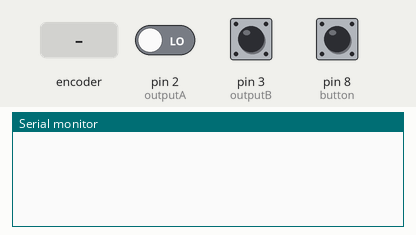
Recording of a sketch running on a simulated Arduino Uno, built with avr-gcc and run on an emulated ATmega328P. Shown: the last lines printed to the serial monitor. The inputs (shaded band) are chosen by the test bench; at power-on: pin 8 (button) HIGH, pin 2 (outputA) LOW, pin 3 (outputB) HIGH.

Above: at 1.2 s.
1.3 s: rotary encoder on pin 2 (outputA) / pin 3 (outputB) turned 1 step (first pin leading)
At 2.6 s:
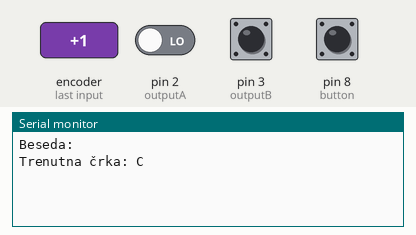
3.0 s: pin 8 (button) pulled LOW for 0.15 s
At 3.6 s:
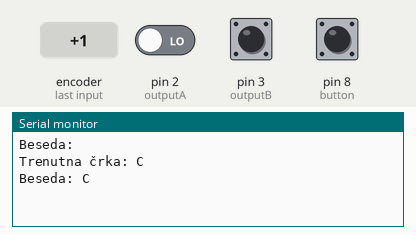
4.6 s: pin 8 (button) pulled LOW for 1 s
At 6.1 s:
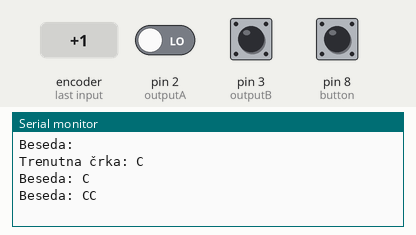
7.1 s: rotary encoder on pin 2 (outputA) / pin 3 (outputB) turned 1 step (first pin leading)
At 8.4 s:
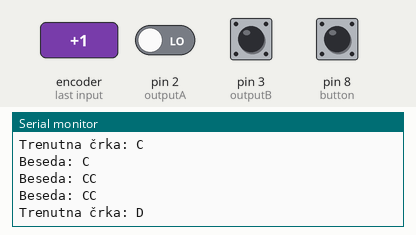
8.8 s: pin 8 (button) pulled LOW for 0.15 s
At 9.2 s:
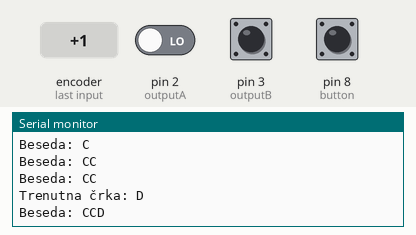
10.4 s: rotary encoder on pin 2 (outputA) / pin 3 (outputB) turned 1 step (first pin leading)
At 10.9 s:
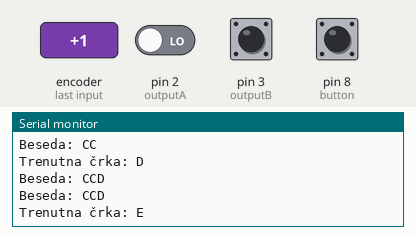

Measured:
- after the input at 1.3 s, the serial monitor: prints a new line after 0.05 s (image 1)
- after the input at 3.0 s, the serial monitor: prints a new line after 0.05 s (image 2)
- after the input at 4.6 s, the serial monitor: prints a new line after 0.05 s (image 3)
- after the input at 7.1 s, the serial monitor: prints a new line after 0.06 s (image 4)
- after the input at 8.8 s, the serial monitor: prints a new line after 0.05 s (image 5)
- after the input at 10.4 s, the serial monitor: prints a new line after 0.06 s (image 6)

The sketch:

prog5_lv.ino
```cpp
#define outputLed 13
#define outputA 2  //DT
#define outputB 3 //CLK
#define button 8  //SW
#define led 11

int counter = 0;
int currentStateA = 0;
int lastStateA;
int btn = 0;
int btnb;
int i = 0;
String currentDir = "";
char TEKST[100] = "";
char *ptext = TEKST;
unsigned long lastDebounceTime = 0;
unsigned long debounceDelay = 50;

void setup() {

  // Set encoder pins as inputs
  pinMode(outputA, INPUT);
  pinMode(outputB, INPUT);
  pinMode(button, INPUT_PULLUP);

  // Setup Serial Monitor
  Serial.begin(9600);
  counter = 66;
}

void loop() {

  currentStateA = digitalRead(outputA);
  if (currentStateA != lastStateA && currentStateA == 1) {
    Serial.print("Beseda: ");
    Serial.println(TEKST);
    if (digitalRead(outputB) != currentStateA) {
      counter++;
      currentDir = "Desno";
    } else if (digitalRead(outputB) == currentStateA) {
      counter--;
      currentDir = "Levo";
    }
    if(counter == 0){
      Serial.println("Smer: Sredina");
      }

    if(counter < 65){
      counter = 90;
    }
    else if(counter > 90){counter = 65;}
    Serial.print("Trenutna črka: ");
    Serial.write(counter);
    Serial.println();
  }

  int reading = digitalRead(button);

  if (reading != btnb) {
    lastDebounceTime = millis();
  }

  if ((millis() - lastDebounceTime) > debounceDelay) {
    if (reading != btn) {
      btn = reading;

      if (btn == LOW) {
        *ptext = (char)counter;
        ptext++;
        Serial.print("Beseda: ");
        Serial.println(TEKST);
        digitalWrite(outputLed, currentStateA);
        //delay(500); //in case you want to see the led blink and have the slow typing effect
        digitalWrite(outputLed, LOW);
      }
    }
  }

  btnb = reading;
  lastStateA = currentStateA;
  delay(1);
}
```

prog1_lv.c
```cpp
#include <stdio.h>
#include <stdlib.h>

int main(void)
{
    int start_day;
    int days;
    printf("Vnesi število dni v mesecu: ");
    scanf("%d", &days);
    printf("Vnesi prvi dan v mesecu (1 - pon, 2 - tor ... 7 - ned): ");
    scanf("%d", &start_day);

    int day = 1;
    int i;
    printf(" P  T  S  Č  P  S  N\n");
    /*for (i = 1; i < start_day; i++) //če ne uporabiš while
    {
        printf("   ");
    }
    for (i = start_day; i <= 7; i++)
    {
        printf("%2d ", day);
        day++;
    }
    printf("\n");
    for (i = 1; i <= 7; i++)
    {
        printf("%2d ", day);
        day++;
    }
    printf("\n");
    for (i = 1; i <= 7; i++)
    {
        printf("%2d ", day);
        day++;
    }
    printf("\n");
    for (i = 1; i <= 7; i++)
    {
        printf("%2d ", day);
        day++;
    }
    printf("\n");
    for (i = 1; i <= 7; i++)
    {
        if (day <= days)
        {
            printf("%2d ", day);
            day++;
        }
        else
        {
            printf("   ");
        }
    }*/

    while (day <= days)
    {
        for (i = 1; i < start_day; i++)
        {
            printf("   ");
        }
        for (i = start_day; i <= 7; i++)
        {
            if (days < 7)
            {
                printf("%2d ", day);
                day++;
            }
            else if (day <= days)
            {
                printf("%2d ", day);
                day++;
            }
            else
            {
                printf("   ");
            }
        }
        printf("\n");
        start_day = 1;
    }

    return 0;
}
```

prog2_lv.c
```cpp
#include <stdio.h>
#include <math.h>
#include <stdlib.h>

float koren(float d)
{
    float koren_zacetni = 1; // Začetni približek korena števila d
    float koren_nov;

    do
    {
        koren_nov = koren_zacetni - (koren_zacetni * koren_zacetni - d) / (2 * koren_zacetni);
        koren_zacetni = koren_nov;
    }
    while (fabs(koren_zacetni * koren_zacetni - d) > 0.0001);

    return koren_zacetni;
}

int main(void)
{
    /*prvi sklop naloge
    float d = 2.0;              // Vhodno število
    float koren_zacetni = 35.0; // Začetni približek korena števila d
    float koren_nov;

    while (koren_zacetni * koren_zacetni - d > 0.0001)
    {
        koren_nov = koren_zacetni - (koren_zacetni * koren_zacetni - d) / (2 * koren_zacetni);
        koren_zacetni = koren_nov;
    }
    printf("Kvadratni koren stevila 2 je %f\n", koren_zacetni);*/

    printf("Vnesi stevilo: ");
    float d;
    scanf("%f", &d);
    printf("Kvadratni koren stevila %f je %f\n", d, koren(d));

    return 0;
}
```
